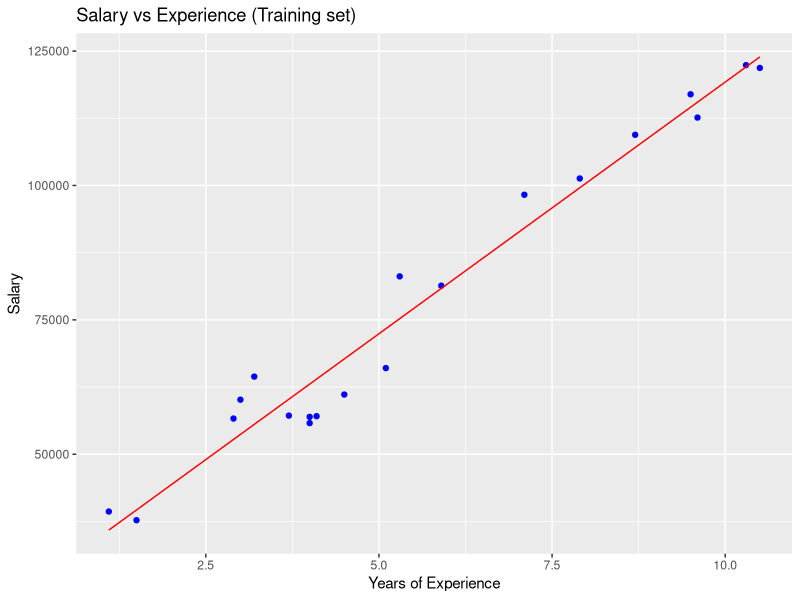
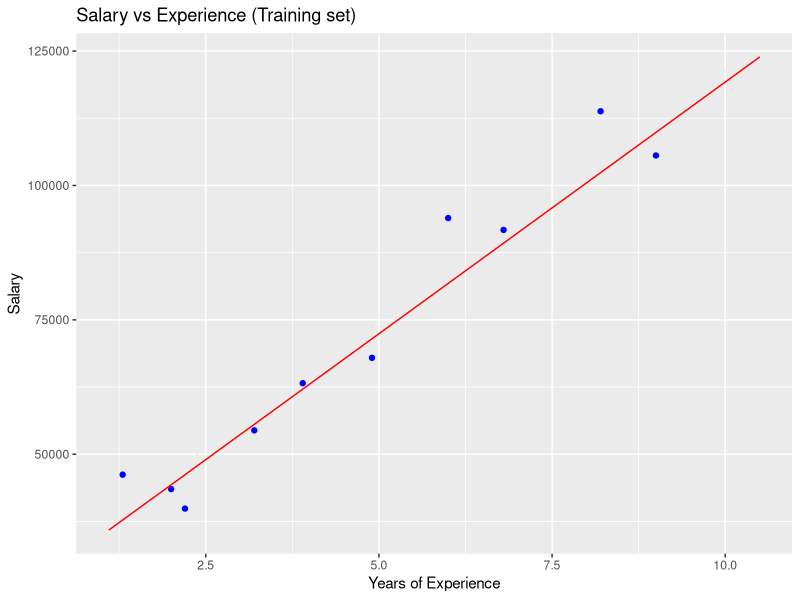

Recreate these plots in R, in order.
#Simple Linear Regression

#Importing the dataset
dataset = read.csv("Salary_Data.csv")
#dataset = dataset[, 1:]

#Splitting the data into Training and Test set
#install.packages("caTools")
library(caTools)
set.seed(123)
split = sample.split(dataset$Salary, SplitRatio = 2/3)
training_set = subset(dataset, split == TRUE)
test_set = subset(dataset, split == FALSE)

#Feature Scaling
#training_set[, 2:3] = scale(training_set[, 2:3])
#test_set[, 2:3] = scale(test_set[, 2:3])

#Fitting Simple Linear Regression to the training set
regressor = lm(formula = Salary ~ Years.Experience, 
               data = training_set)


#Predicting the Test set
y_hat = predict(regressor, newdata = test_set)

#Visualizing the training set
#install.packages("ggplot2")
library(ggplot2)
ggplot() + 
  geom_point(aes(x = training_set$Years.Experience, y = training_set$Salary),
             colour = "blue") +
  geom_line(aes(x = training_set$Years.Experience, y = predict(regressor, newdata = training_set)),
            colour = "red") +
  ggtitle("Salary vs Experience (Training set)") +
  xlab("Years of Experience") +
  ylab("Salary")

#Visualizing the test set
#install.packages("ggplot2")
library(ggplot2)
ggplot() + 
  geom_point(aes(x = test_set$Years.Experience, y = test_set$Salary),
             colour = "blue") +
  geom_line(aes(x = training_set$Years.Experience, y = predict(regressor, newdata = training_set)),
            colour = "red") +
  ggtitle("Salary vs Experience (Training set)") +
  xlab("Years of Experience") +
  ylab("Salary")
